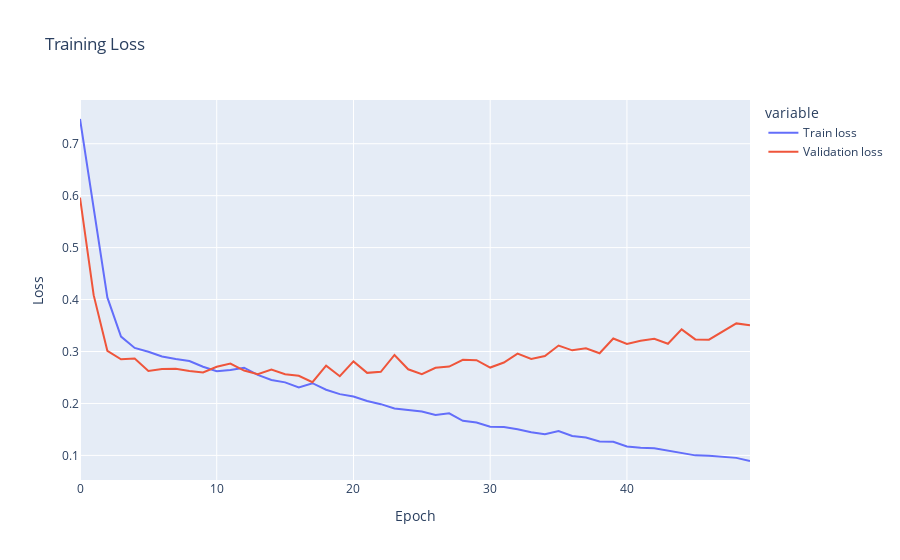
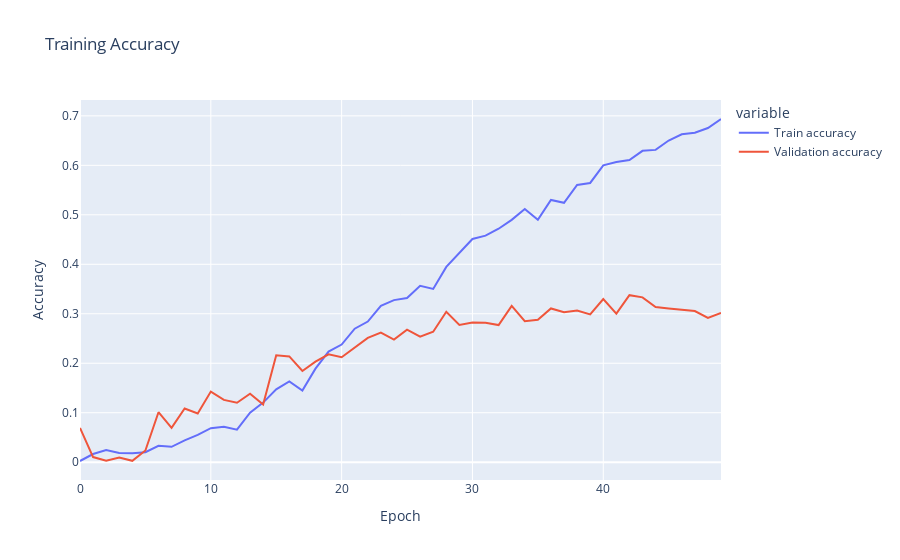
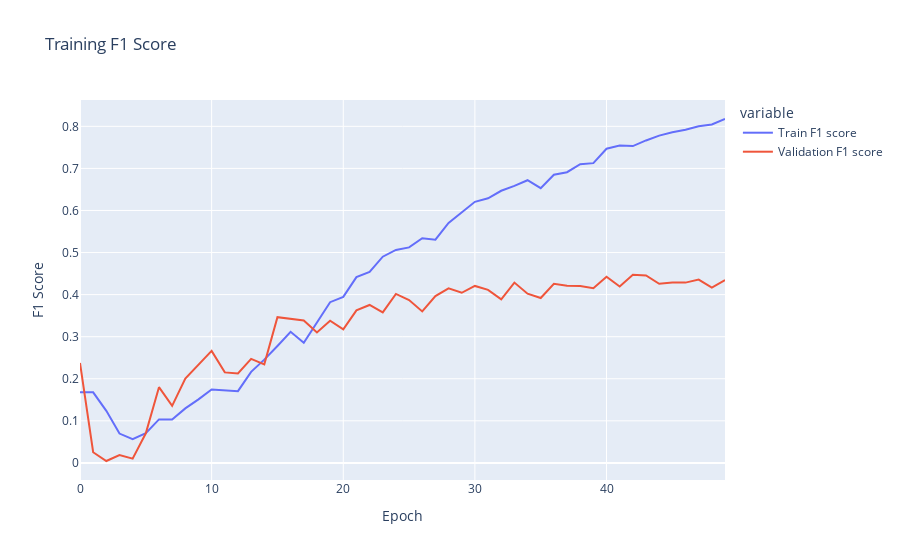

The cell these charts' notebook holds for them, in order:
### Markdown cell above
Plot the training loss and accuracy per epoch. If `calculate_f1 = True`, a graph will also be shown for F1 score.

---

In this experiment, the model overfits after about 15 epochs as shown by the training / validation loss. The validation accuracy also levels off after this point. The highest validation accuracy is 27.2% at epoch 43, and so this is the state of the model saved to file. The validation's F1 score is also highest at epoch 43 which means that this model state has the best balance between precision and recall.

### Code cell
fig = px.line(pd.DataFrame({'Train loss': train_metrics.get('train_loss'), 'Validation loss': train_metrics.get('validation_loss')}), title="Training Loss")
fig.update_xaxes(title="Epoch")
fig.update_yaxes(title="Loss")
fig.show()

fig = px.line(pd.DataFrame({'Train accuracy': train_metrics.get('train_accuracy'), 'Validation accuracy': train_metrics.get('validation_accuracy')}), title="Training Accuracy")
fig.update_xaxes(title="Epoch")
fig.update_yaxes(title="Accuracy")
fig.show()

# Plot F1 if present
if 'train_f1' in train_metrics:
    fig = px.line(pd.DataFrame({'Train F1 score': train_metrics.get('train_f1'), 'Validation F1 score': train_metrics.get('validation_f1')}), title="Training F1 Score")
    fig.update_xaxes(title="Epoch")
    fig.update_yaxes(title="F1 Score")
    fig.show()

### Figure 1 — Plotly figure (JSON) as saved in the notebook; plotly's stock layout.template omitted (floating-point values rounded to 4 significant figures)
{"data": [{"hovertemplate": "variable=Train loss<br>index=%{x}<br>value=%{y}<extra></extra>", "legendgroup": "Train loss", "line": {"color": "#636efa", "dash": "solid"}, "marker": {"symbol": "circle"}, "mode": "lines", "name": "Train loss", "orientation": "v", "showlegend": true, "type": "scatter", "x": [0, 1, 2, 3, 4, 5, 6, 7, 8, 9, 10, 11, 12, 13, 14, 15, 16, 17, 18, 19, 20, 21, 22, 23, 24, 25, 26, 27, 28, 29, 30, 31, 32, 33, 34, 35, 36, 37, 38, 39, 40, 41, 42, 43, 44, 45, 46, 47, 48, 49], "xaxis": "x", "y": [0.7476, 0.576, 0.4042, 0.3288, 0.3069, 0.2996, 0.2904, 0.2855, 0.2816, 0.2707, 0.2619, 0.2642, 0.2689, 0.2549, 0.2452, 0.2406, 0.2308, 0.239, 0.2264, 0.2179, 0.2133, 0.2047, 0.1986, 0.1904, 0.1871, 0.1845, 0.178, 0.1809, 0.1666, 0.1633, 0.1551, 0.1547, 0.1504, 0.1444, 0.1407, 0.1467, 0.1373, 0.1343, 0.1268, 0.1263, 0.1173, 0.1146, 0.1137, 0.1087, 0.105, 0.1001, 0.09957, 0.09687, 0.09526, 0.08922], "yaxis": "y"}, {"hovertemplate": "variable=Validation loss<br>index=%{x}<br>value=%{y}<extra></extra>", "legendgroup": "Validation loss", "line": {"color": "#EF553B", "dash": "solid"}, "marker": {"symbol": "circle"}, "mode": "lines", "name": "Validation loss", "orientation": "v", "showlegend": true, "type": "scatter", "x": [0, 1, 2, 3, 4, 5, 6, 7, 8, 9, 10, 11, 12, 13, 14, 15, 16, 17, 18, 19, 20, 21, 22, 23, 24, 25, 26, 27, 28, 29, 30, 31, 32, 33, 34, 35, 36, 37, 38, 39, 40, 41, 42, 43, 44, 45, 46, 47, 48, 49], "xaxis": "x", "y": [0.5963, 0.4085, 0.3013, 0.285, 0.2864, 0.2626, 0.2665, 0.2667, 0.2626, 0.2596, 0.2706, 0.2767, 0.2633, 0.2565, 0.2654, 0.2564, 0.2533, 0.241, 0.2728, 0.2524, 0.281, 0.2589, 0.2609, 0.2933, 0.2658, 0.2562, 0.2687, 0.2709, 0.284, 0.2833, 0.2691, 0.2788, 0.296, 0.2856, 0.2912, 0.3115, 0.3023, 0.3063, 0.2967, 0.3251, 0.3146, 0.3205, 0.3243, 0.3149, 0.3427, 0.3233, 0.3228, 0.3386, 0.3541, 0.3508], "yaxis": "y"}], "layout": {"autosize": true, "legend": {"title": {"text": "variable"}, "tracegroupgap": 0}, "title": {"text": "Training Loss"}, "xaxis": {"anchor": "y", "autorange": true, "domain": [0, 1], "range": [0, 49], "title": {"text": "Epoch"}, "type": "linear"}, "yaxis": {"anchor": "x", "autorange": true, "domain": [0, 1], "range": [0.05265, 0.7842], "title": {"text": "Loss"}, "type": "linear"}}}

### Figure 2 — Plotly figure (JSON) as saved in the notebook; plotly's stock layout.template omitted (floating-point values rounded to 4 significant figures)
{"data": [{"hovertemplate": "variable=Train accuracy<br>index=%{x}<br>value=%{y}<extra></extra>", "legendgroup": "Train accuracy", "line": {"color": "#636efa", "dash": "solid"}, "marker": {"symbol": "circle"}, "mode": "lines", "name": "Train accuracy", "orientation": "v", "showlegend": true, "type": "scatter", "x": [0, 1, 2, 3, 4, 5, 6, 7, 8, 9, 10, 11, 12, 13, 14, 15, 16, 17, 18, 19, 20, 21, 22, 23, 24, 25, 26, 27, 28, 29, 30, 31, 32, 33, 34, 35, 36, 37, 38, 39, 40, 41, 42, 43, 44, 45, 46, 47, 48, 49], "xaxis": "x", "y": [0.002435, 0.01655, 0.02476, 0.01867, 0.01786, 0.0202, 0.03328, 0.03116, 0.04406, 0.0551, 0.06872, 0.07174, 0.0657, 0.09997, 0.1205, 0.1472, 0.1632, 0.1448, 0.1891, 0.2235, 0.2378, 0.2698, 0.2843, 0.3159, 0.3276, 0.3318, 0.3566, 0.3502, 0.3947, 0.4233, 0.4512, 0.4579, 0.4719, 0.4899, 0.5115, 0.4899, 0.53, 0.5243, 0.5605, 0.5643, 0.5999, 0.6067, 0.6106, 0.6293, 0.6312, 0.6502, 0.6628, 0.6657, 0.6755, 0.6936], "yaxis": "y"}, {"hovertemplate": "variable=Validation accuracy<br>index=%{x}<br>value=%{y}<extra></extra>", "legendgroup": "Validation accuracy", "line": {"color": "#EF553B", "dash": "solid"}, "marker": {"symbol": "circle"}, "mode": "lines", "name": "Validation accuracy", "orientation": "v", "showlegend": true, "type": "scatter", "x": [0, 1, 2, 3, 4, 5, 6, 7, 8, 9, 10, 11, 12, 13, 14, 15, 16, 17, 18, 19, 20, 21, 22, 23, 24, 25, 26, 27, 28, 29, 30, 31, 32, 33, 34, 35, 36, 37, 38, 39, 40, 41, 42, 43, 44, 45, 46, 47, 48, 49], "xaxis": "x", "y": [0.06935, 0.01042, 0.002841, 0.00947, 0.002841, 0.02367, 0.101, 0.06935, 0.1086, 0.09841, 0.1427, 0.1259, 0.1202, 0.1384, 0.1166, 0.2161, 0.2139, 0.1843, 0.2033, 0.2181, 0.2122, 0.2321, 0.2513, 0.2619, 0.248, 0.2678, 0.2536, 0.2635, 0.3041, 0.2773, 0.2825, 0.2818, 0.2771, 0.3159, 0.2849, 0.288, 0.3107, 0.3031, 0.3065, 0.2986, 0.3298, 0.3003, 0.3376, 0.3332, 0.3135, 0.3107, 0.3088, 0.3054, 0.2917, 0.3016], "yaxis": "y"}], "layout": {"autosize": true, "legend": {"title": {"text": "variable"}, "tracegroupgap": 0}, "title": {"text": "Training Accuracy"}, "xaxis": {"anchor": "y", "autorange": true, "domain": [0, 1], "range": [0, 49], "title": {"text": "Epoch"}, "type": "linear"}, "yaxis": {"anchor": "x", "autorange": true, "domain": [0, 1], "range": [-0.03596, 0.732], "title": {"text": "Accuracy"}, "type": "linear"}}}

### Figure 3 — Plotly figure (JSON) as saved in the notebook; plotly's stock layout.template omitted (floating-point values rounded to 4 significant figures)
{"data": [{"hovertemplate": "variable=Train F1 score<br>index=%{x}<br>value=%{y}<extra></extra>", "legendgroup": "Train F1 score", "line": {"color": "#636efa", "dash": "solid"}, "marker": {"symbol": "circle"}, "mode": "lines", "name": "Train F1 score", "orientation": "v", "showlegend": true, "type": "scatter", "x": [0, 1, 2, 3, 4, 5, 6, 7, 8, 9, 10, 11, 12, 13, 14, 15, 16, 17, 18, 19, 20, 21, 22, 23, 24, 25, 26, 27, 28, 29, 30, 31, 32, 33, 34, 35, 36, 37, 38, 39, 40, 41, 42, 43, 44, 45, 46, 47, 48, 49], "xaxis": "x", "y": [0.1679, 0.1677, 0.1237, 0.0698, 0.05635, 0.07068, 0.1034, 0.103, 0.1295, 0.151, 0.1747, 0.1725, 0.1706, 0.2165, 0.2454, 0.2779, 0.3117, 0.2855, 0.3347, 0.382, 0.3945, 0.4415, 0.4541, 0.4901, 0.5063, 0.5122, 0.5339, 0.5307, 0.5703, 0.5956, 0.6206, 0.6289, 0.6469, 0.6584, 0.6719, 0.6529, 0.685, 0.691, 0.71, 0.7125, 0.7467, 0.7543, 0.7531, 0.7664, 0.778, 0.786, 0.7917, 0.8, 0.8044, 0.8174], "yaxis": "y"}, {"hovertemplate": "variable=Validation F1 score<br>index=%{x}<br>value=%{y}<extra></extra>", "legendgroup": "Validation F1 score", "line": {"color": "#EF553B", "dash": "solid"}, "marker": {"symbol": "circle"}, "mode": "lines", "name": "Validation F1 score", "orientation": "v", "showlegend": true, "type": "scatter", "x": [0, 1, 2, 3, 4, 5, 6, 7, 8, 9, 10, 11, 12, 13, 14, 15, 16, 17, 18, 19, 20, 21, 22, 23, 24, 25, 26, 27, 28, 29, 30, 31, 32, 33, 34, 35, 36, 37, 38, 39, 40, 41, 42, 43, 44, 45, 46, 47, 48, 49], "xaxis": "x", "y": [0.2377, 0.02542, 0.004547, 0.01878, 0.01016, 0.07041, 0.1799, 0.1356, 0.2007, 0.2347, 0.2663, 0.2152, 0.2128, 0.2473, 0.2343, 0.3464, 0.3421, 0.3387, 0.31, 0.3378, 0.3173, 0.3626, 0.3754, 0.3579, 0.4016, 0.387, 0.3601, 0.3964, 0.4148, 0.4044, 0.4206, 0.4114, 0.3887, 0.4286, 0.4023, 0.3919, 0.4257, 0.421, 0.4202, 0.415, 0.4426, 0.4191, 0.4473, 0.4455, 0.4258, 0.4287, 0.4285, 0.4356, 0.4166, 0.4347], "yaxis": "y"}], "layout": {"autosize": true, "legend": {"title": {"text": "variable"}, "tracegroupgap": 0}, "title": {"text": "Training F1 Score"}, "xaxis": {"anchor": "y", "autorange": true, "domain": [0, 1], "range": [0, 49], "title": {"text": "Epoch"}, "type": "linear"}, "yaxis": {"anchor": "x", "autorange": true, "domain": [0, 1], "range": [-0.04061, 0.8626], "title": {"text": "F1 Score"}, "type": "linear"}}}
